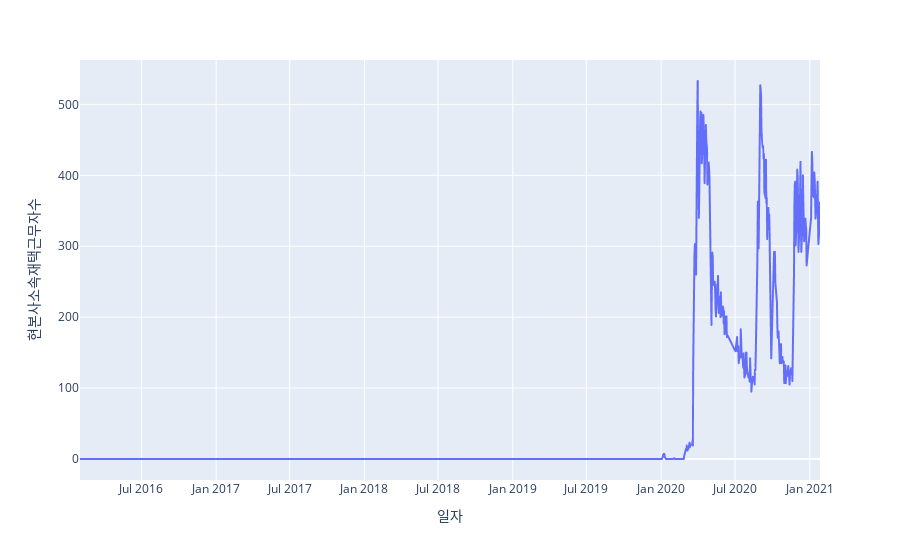

The cell this chart's notebook holds for it:
### Code cell
import plotly.express as px

fig = px.line(train, x="일자", y="현본사소속재택근무자수")
fig.show()

### Figure 1 — Plotly figure (JSON) as saved in the notebook; plotly's stock layout.template omitted (floating-point values rounded to 4 significant figures; data arrays with more than 128 entries replaced by an {"elided": "..."} marker saying what was removed)
{"data": [{"hovertemplate": "일자=%{x}<br>현본사소속재택근무자수=%{y}<extra></extra>", "legendgroup": "", "line": {"color": "#636efa", "dash": "solid"}, "marker": {"symbol": "circle"}, "mode": "lines", "name": "", "showlegend": false, "type": "scattergl", "x": {"elided": "1205 str values"}, "xaxis": "x", "y": {"elided": "1205 int values"}, "yaxis": "y"}], "layout": {"legend": {"tracegroupgap": 0}, "margin": {"t": 60}, "xaxis": {"anchor": "y", "domain": [0, 1], "title": {"text": "일자"}}, "yaxis": {"anchor": "x", "domain": [0, 1], "title": {"text": "현본사소속재택근무자수"}}}}
